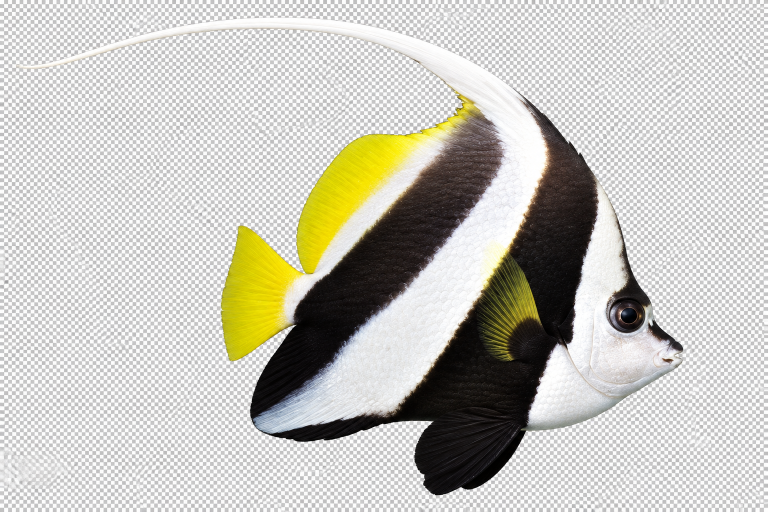
#> input picture design-concepts/fish-species/bannerfish/raw/bannerfish-v1.png, 1536 x 1024 px (shown at 1/2 size)
$ python prepare-banner-violet-lamarck.py
#> lines starting #> are read from the running program, lines starting #| are printed output that depends on the picture; after the words box and inside, x2 and y2 are one past the last pixel; in counts of white or black regions, pixels touching at a corner belong together
"""User-authorized local extraction of three existing sprites; never overwrites raw.

Dependencies: Pillow, NumPy, opencv-python-headless 4.12.0.88.
Run from repository root. Optional local OpenCV install: artifacts/fish-python-deps.
"""
from pathlib import Path
import hashlib
import json
import sys

ROOT = Path(__file__).resolve().parents[2]
sys.path.insert(0, str(ROOT / 'artifacts/fish-python-deps'))
import cv2
import numpy as np
from PIL import Image, ImageOps, ImageDraw

cv2.setNumThreads(2)
BASE = ROOT / 'design-concepts/fish-species'
ART = ROOT / 'artifacts'


def fill_holes(mask):
    outside = (255 - mask).copy()
    cv2.floodFill(outside, None, (0, 0), 128)
    return np.where(outside == 128, 0, 255).astype(np.uint8)


def banner(rgb):
    # Hand-reviewed silhouette seed, with a narrow uncertain band. White face and
    # long white dorsal streamer must not be classified by gray color alone.
    points = [
        (25,131),(63,129),(128,111),(207,85),(286,62),(370,46),(459,36),
        (548,34),(644,38),(729,49),(810,68),(880,94),(938,128),(996,165),
        (1041,201),(1080,243),(1123,297),(1164,361),(1197,417),(1217,475),
        (1240,534),(1253,569),(1292,615),(1309,655),(1340,680),(1363,691),
        (1368,702),(1353,711),(1361,719),(1350,737),(1320,759),(1286,790),
        (1229,822),(1164,846),(1091,858),(1057,858),(1034,900),(1004,938),
        (962,970),(924,980),(909,977),(876,990),(857,986),(840,966),
        (830,937),(829,901),(845,864),(864,842),(820,841),(781,847),
        (734,856),(680,871),(624,878),(575,878),(529,867),(507,852),
        (499,824),(503,790),(516,752),(548,699),(581,651),
        (546,666),(514,691),(475,719),(459,721),(450,695),(442,644),
        (441,609),(447,569),(462,515),(474,475),(474,453),(486,451),
        (507,464),(540,493),(574,524),(603,543),(617,546),
        (603,513),(594,475),(597,437),(610,398),(639,350),(680,304),
        (717,277),(745,268),(775,268),(804,269),(837,264),(866,255),
        (897,243),(915,230),(918,221),(927,219),(918,208),(921,200),
        (911,193),(899,182),(876,163),(844,143),(807,127),(764,109),
        (722,94),(674,80),(626,69),(577,62),(527,59),(473,60),
        (418,66),(366,74),(311,85),(257,98),(201,114),(148,130),
        (99,140),(62,141),(39,137),
    ]
    hard = np.zeros(rgb.shape[:2], np.uint8)
    cv2.fillPoly(hard, [np.array(points, np.int32)], 255)
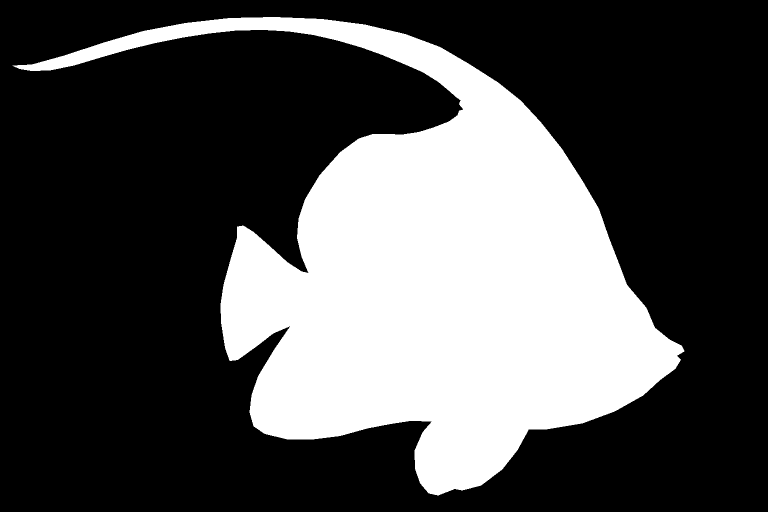
#> hard: shape (1024, 1536) (shown at 1/2 size); 31% white; 1 white region, box (x1, y1, x2, y2) and area: (25, 34, 1369, 991) 486825
    seed = np.full(hard.shape, cv2.GC_BGD, np.uint8)
    expanded = cv2.dilate(hard, np.ones((15,15), np.uint8)) > 0
    seed[expanded] = cv2.GC_PR_BGD
    seed[hard > 0] = cv2.GC_PR_FGD
    seed[cv2.erode(hard, np.ones((13,13), np.uint8)) > 0] = cv2.GC_FGD
    # Keep the narrow dorsal filament anchored as foreground through the model.
    streamer = np.array([(34,132),(65,133),(124,119),(198,97),(279,75),
        (363,58),(452,47),(540,46),(633,51),(716,62),(794,80),
        (862,103),(922,136),(978,177),(1019,218)], np.int32)
    cv2.polylines(seed, [streamer], False, int(cv2.GC_FGD), 2)
    bg, fg = np.zeros((1,65),np.float64), np.zeros((1,65),np.float64)
    cv2.setRNGSeed(17)
    cv2.grabCut(cv2.cvtColor(rgb,cv2.COLOR_RGB2BGR),seed,None,bg,fg,6,cv2.GC_INIT_WITH_MASK)
#> rgb is the input picture: shape (1024, 1536, 3); mean R, G, B 197.2, 195.8, 188.1
    mask = np.where((seed==cv2.GC_FGD)|(seed==cv2.GC_PR_FGD),255,0).astype(np.uint8)
    # Neutral white squares can survive GrabCut beside the white dorsal streamer.
    # A hand-traced, smooth silhouette limits that edge without changing RGB.
    vertices=np.array(points,dtype=np.float64)
    curve=[]
    for index in range(len(vertices)):
        p0,p1,p2,p3=(vertices[(index+offset)%len(vertices)] for offset in [-1,0,1,2])
        for t in np.linspace(0,1,12,endpoint=False):
            curve.append(0.5*((2*p1)+(-p0+p2)*t+(2*p0-5*p1+4*p2-p3)*t*t+(-p0+3*p1-3*p2+p3)*t*t*t))
    smooth=np.zeros((rgb.shape[0]*4,rgb.shape[1]*4),np.uint8)
    cv2.fillPoly(smooth,[np.rint(np.array(curve)*4).astype(np.int32)],255)
#> smooth: shape (4096, 6144); 30.9% white; 1 white region, box (x1, y1, x2, y2) and area: (97, 136, 5475, 3963) 7782369
    traced=cv2.resize(smooth,(rgb.shape[1],rgb.shape[0]),interpolation=cv2.INTER_AREA)
    mask=cv2.medianBlur(fill_holes(mask),7)
    mask=np.minimum(mask,cv2.dilate(traced,np.ones((3,3),np.uint8)))
    # This narrow neutral streamer is wholly within the inspected source fish.
    # Use its traced matte rather than alternating checker-color decisions.
    yy,xx=np.indices(mask.shape)
    top=np.array([(25,133),(50,132),(100,125),(150,110),(200,95),
        (250,80),(300,66),(350,54),(400,46),(450,40),(500,36),
        (550,34),(600,36),(650,39),(700,45),(750,55),(800,67),
        (850,84),(900,103),(930,117)],float)
    bottom=np.array([(25,133),(50,137),(100,133),(150,121),(200,107),
        (250,93),(300,81),(350,71),(400,64),(450,60),(500,57),
        (550,58),(600,60),(650,65),(700,74),(750,87),(800,106),
        (850,136),(900,176),(930,199)],float)
    # Column profiles were inspected in the source; interpolate just the matte
    # between the visible upper edge and beige lower ridge of the original fin.
    def boundary(points):
        result=np.interp(np.arange(rgb.shape[1]),points[:,0],points[:,1])
        return cv2.GaussianBlur(result.reshape(1,-1),(0,0),1.4).ravel()
    upper,lower=boundary(top),boundary(bottom)
    band=np.minimum(np.clip(yy-upper[None,:]+0.5,0,1),np.clip(lower[None,:]-yy+0.5,0,1))*255
    neutral_streamer=(yy<195)&(xx<910)
    band[:, :25]=0
    mask[neutral_streamer]=band.astype(np.uint8)[neutral_streamer]
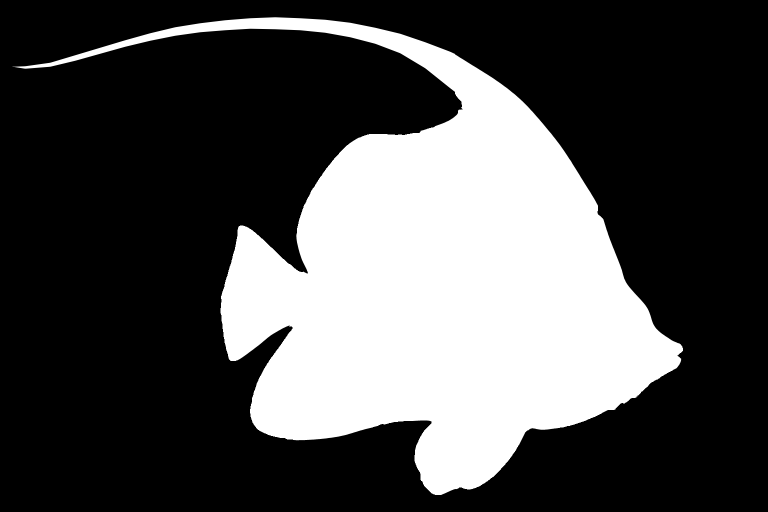
#> mask: shape (1024, 1536) (shown at 1/2 size); min 0, max 255, mean 77
    return mask


def violet(rgb):
    # Neutral gray checkerboard is outside-connected; colored fin rays are kept.
    colors = rgb.astype(np.int16)
    chroma = colors.max(axis=2)-colors.min(axis=2)
    mask = np.where(chroma > 14,255,0).astype(np.uint8)
    mask = cv2.morphologyEx(mask,cv2.MORPH_CLOSE,np.ones((3,3),np.uint8))
    mask = fill_holes(mask)
    count, labels, stats, _ = cv2.connectedComponentsWithStats(mask)
    largest = 1 + np.argmax(stats[1:,cv2.CC_STAT_AREA])
    return np.where(labels==largest,255,0).astype(np.uint8)


def export(id, raw, method):
    source = BASE/id/'raw'/raw
    im = Image.open(source).convert('RGBA')
    rgba = np.array(im)
    if method == 'alpha':
        # Discard only nearly invisible outside residue; preserve existing matte.
        rgba[:,:,3][rgba[:,:,3] <= 3] = 0
    else:
        hard = banner(rgba[:,:,:3]) if method == 'banner' else violet(rgba[:,:,:3])
        # A subpixel edge preserves fine fin rays without a broad glow.
        rgba[:,:,3] = cv2.GaussianBlur(hard,(3,3),0.45)
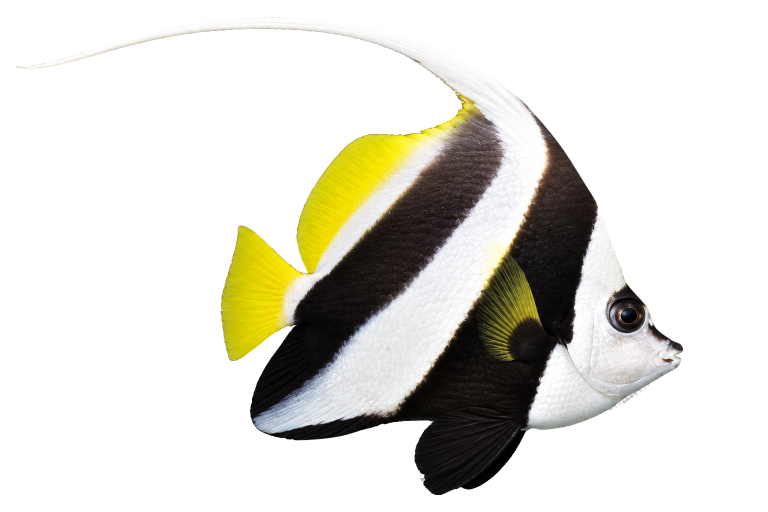
#> rgba: shape (1024, 1536, 4) (shown at 1/2 size); mean R, G, B, A 197.2, 195.8, 188.1, 77; transparent parts drawn white
    rgba[rgba[:,:,3]==0,:3] = 0
    alpha = rgba[:,:,3]
    assert np.count_nonzero(alpha>200)>100_000
    assert np.count_nonzero(alpha==0)>100_000
    clean = Image.fromarray(rgba)
    cropped = clean.crop(clean.getbbox())
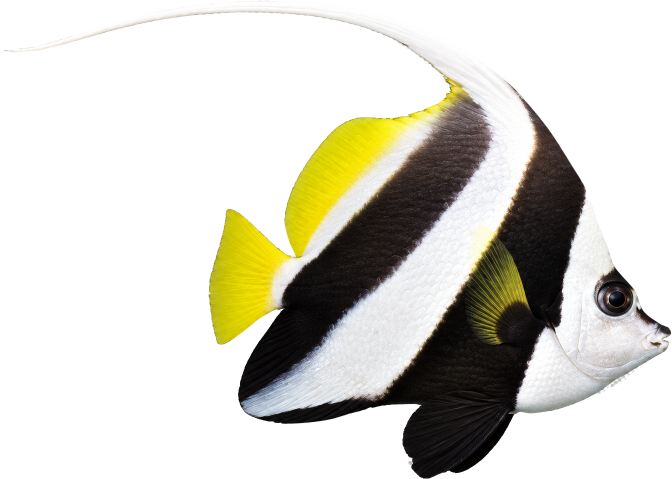
#> cropped: PIL image 1343x958 RGBA (shown at 1/2 size); mean R, G, B, A 53.1, 51.6, 41.9, 94.1; transparent parts drawn white
    margin = max(12,round(max(cropped.size)*0.04))
#> margin = 54
    final = ImageOps.expand(cropped,border=margin,fill=(0,0,0,0))
    dest = BASE/id/'app-ready-v1'
    dest.mkdir(exist_ok=True)
    png = dest/f'{id}.png'
    final.save(png,optimize=True)
    runtime = final.copy()
    runtime.thumbnail((768,480),Image.Resampling.LANCZOS)
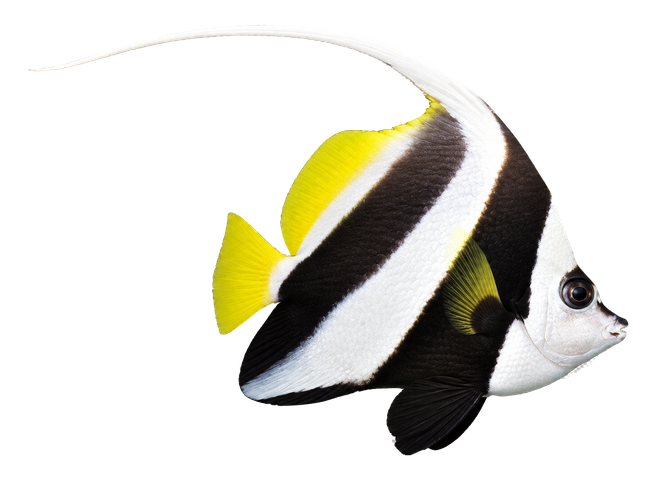
#> runtime: PIL image 653x480 RGBA; mean R, G, B, A 45.3, 43.9, 35.7, 78.3; transparent parts drawn white
    web = ROOT/f'web-demo/public/fish-species/{id}.webp'
    runtime.save(web,'WEBP',quality=90,method=6)
    (ROOT/f'app/assets/aquarium/{id}.webp').write_bytes(web.read_bytes())
    panels=[]
    for color in ['#172930','#f3f6f1','#147e9b']:
        bg=Image.new('RGBA',(780,500),color)
        preview=runtime.copy();preview.thumbnail((748,468),Image.Resampling.LANCZOS)
        bg.alpha_composite(preview,((780-preview.width)//2,(500-preview.height)//2))
        panels.append(bg)
#> this loop made 3 passes
#> pass 1, in export, `bg=Image.new('RGBA',(780,500),color)`:
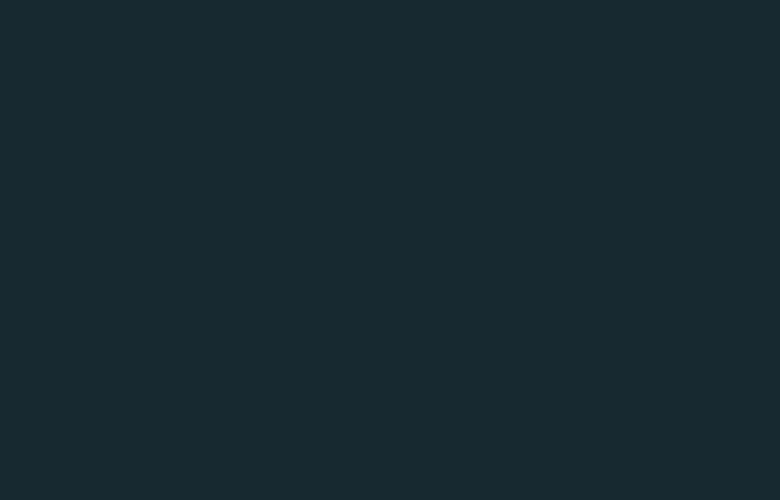
#> bg: PIL image 780x500 RGBA; mean R, G, B, A 23, 41, 48, 255
#> after the loop:
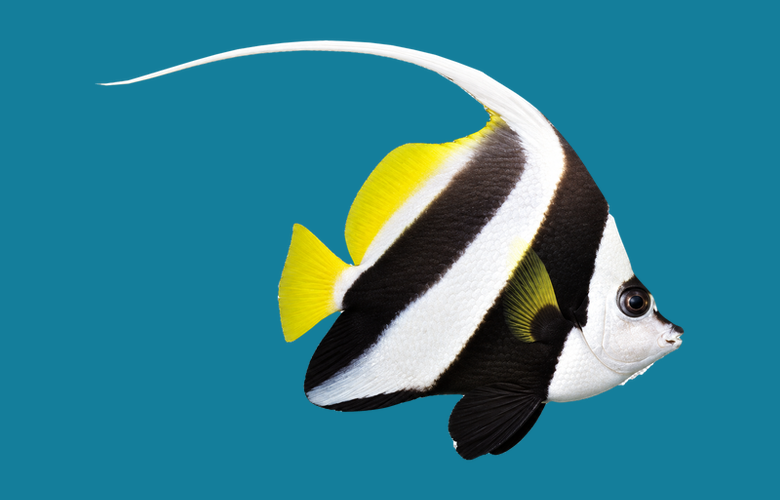
#> bg: PIL image 780x500 RGBA; mean R, G, B, A 48.4, 128.6, 144.7, 255
#> after the loop, panels = 3 items
#> (the run stopped early here; a loop or call above may not have finished)
